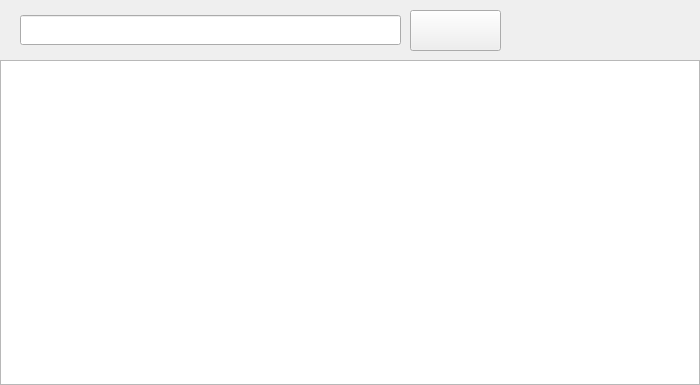
<?xml version="1.0" encoding="UTF-8"?>
<ui version="4.0">
 <class>IMSearchPerson</class>
 <widget class="QWidget" name="IMSearchPerson">
  <property name="geometry">
   <rect>
    <x>0</x>
    <y>0</y>
    <width>700</width>
    <height>385</height>
   </rect>
  </property>
  <property name="windowTitle">
   <string>IMSearchPerson</string>
  </property>
  <widget class="QLineEdit" name="mlineEditSearchPerson">
   <property name="geometry">
    <rect>
     <x>20</x>
     <y>15</y>
     <width>381</width>
     <height>30</height>
    </rect>
   </property>
  </widget>
  <widget class="QPushButton" name="mPButtonSearchPerson">
   <property name="geometry">
    <rect>
     <x>410</x>
     <y>10</y>
     <width>91</width>
     <height>41</height>
    </rect>
   </property>
   <property name="cursor">
    <cursorShape>PointingHandCursor</cursorShape>
   </property>
   <property name="text">
    <string/>
   </property>
  </widget>
  <widget class="QLabel" name="mLabelSearchPerson">
   <property name="geometry">
    <rect>
     <x>0</x>
     <y>0</y>
     <width>700</width>
     <height>60</height>
    </rect>
   </property>
   <property name="text">
    <string/>
   </property>
  </widget>
  <widget class="CFriendListWidgetBase" name="mListWidgetSearchPerson">
   <property name="geometry">
    <rect>
     <x>0</x>
     <y>60</y>
     <width>700</width>
     <height>325</height>
    </rect>
   </property>
  </widget>
  <zorder>mLabelSearchPerson</zorder>
  <zorder>mlineEditSearchPerson</zorder>
  <zorder>mPButtonSearchPerson</zorder>
  <zorder>mListWidgetSearchPerson</zorder>
 </widget>
 <layoutdefault spacing="6" margin="11"/>
 <customwidgets>
  <customwidget>
   <class>CFriendListWidgetBase</class>
   <extends>QListWidget</extends>
   <header>cfriendlistwidgetbase.h</header>
  </customwidget>
 </customwidgets>
 <resources/>
 <connections/>
</ui>
